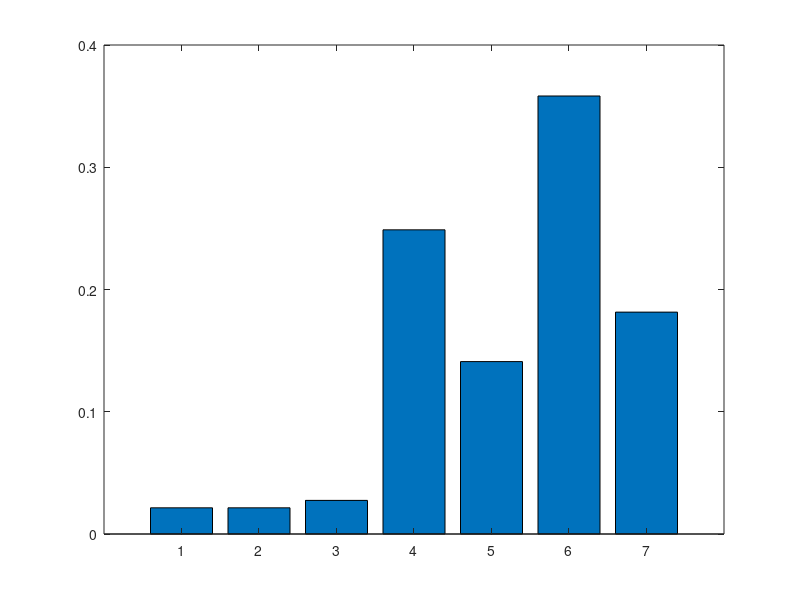

This figure's MATLAB source:
% Zadanie A
Edges = sparse([1,1,2,2,2,3,3,3,4,4,5,5,6,6,7; ...
                4,6,3,4,5,5,6,7,5,6,4,6,4,7,6]);

% Zadanie B
d = 0.85;
N = 7;
I = speye(N);
B = sparse(Edges(2,:), Edges(1,:), 1, N, N);
%nnz(B);

L = zeros(1,N);
A = speye(N);
for i = 1:N
  L(i) = sum(B(:,i));
  A(i,i)=A(i,i)/L(i);
end

b = zeros(N,1);
b = ((b+1)-d)/N;

% Zadanie C
M = sparse(I - d*B*A);

r = M\b;

% Zadanie D
bar(r);